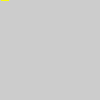
Frame 1 (no input)
Frame 60 (the mouse pressed at the canvas centre just before this capture): identical to frame 1, image omitted
Frame 120 (the mouse held since frame 60 and released just before this capture): identical to frame 1, image omitted

The Processing sketch that drew this single still picture (run headless with seeded random() and noise(); from frame 60 on, the mouse is pressed at the canvas centre):

// Processing sketch: ejemplodepixels
// ── ejemplodepixels.pde
void setup() {
  size(100, 100);
}

void draw() {
  color amarillo = color (-459758);
  loadPixels ();
  pixels [1] = amarillo;
  pixels [2] = amarillo;
  pixels [3] = amarillo;
  pixels [4] = amarillo;
  pixels [5] = amarillo;
  pixels [6] = amarillo;
  pixels [7] = amarillo;
  pixels [8] = amarillo;
  println("Valor del tipo color: ",amarillo);
  println("Valor del tipo byte: ",pixels[5]);
  updatePixels ();
}
